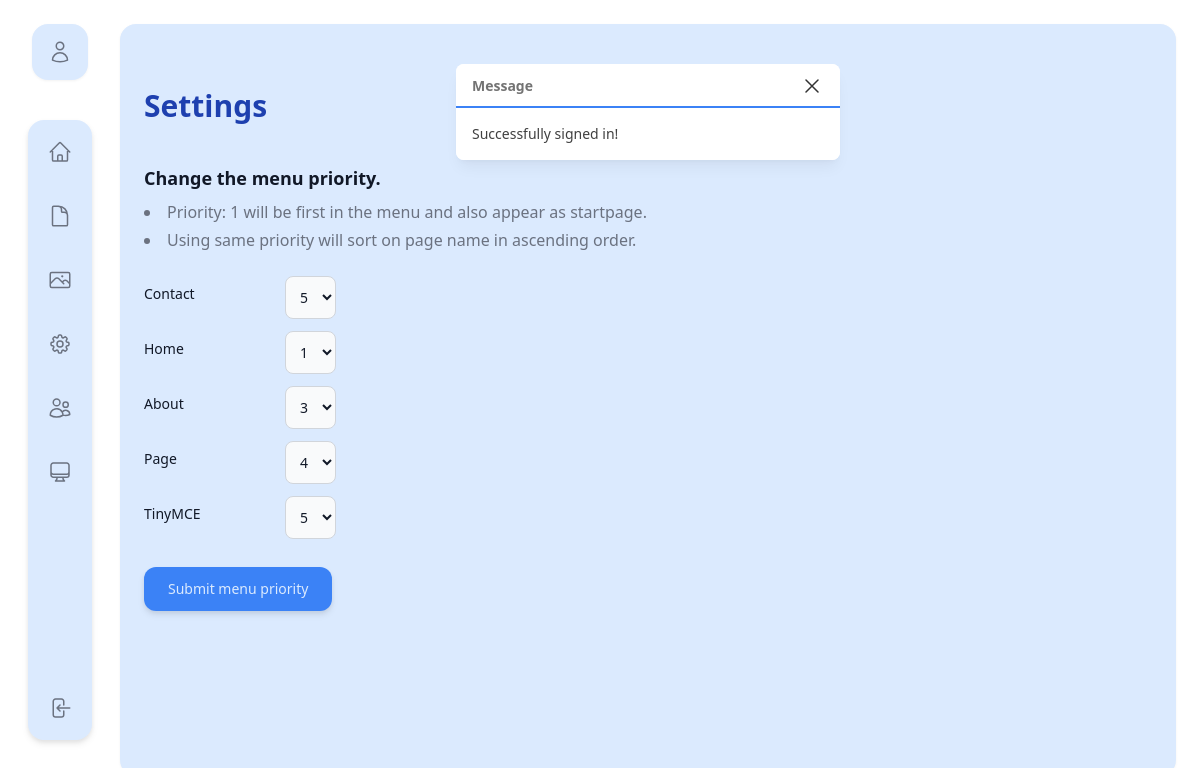
Page /cms-admin/settings.php (signed in) on the committed database.
### tables this page shows
CREATE TABLE `page` (
  `page_id` int(10) UNSIGNED NOT NULL,
  `page_name` varchar(45) NOT NULL,
  `created_at` timestamp NULL DEFAULT current_timestamp(),
  `updated_at` timestamp NULL DEFAULT NULL,
  `published` tinyint(1) NOT NULL,
  `content` text NOT NULL,
  `user_id` int(10) UNSIGNED NOT NULL,
  `menu_priority` int(11) DEFAULT NULL,
  `tiny_mce` int(11) DEFAULT NULL
);

### public/cms-includes/models/Database.php (called while the page is built, shortened)
<?php
class Database {
protected function __construct() {
    $dsn = "mysql:host=". DB_HOST .";dbname=". DB_NAME;
    try {
        $this->db = new PDO($dsn, DB_USER, DB_PASSWORD);
    } catch (PDOException $e) {
        print_r($e);
    }
}
}
?>

### public/cms-includes/models/Page.php (called while the page is built, shortened)
<?php
class Page extends Database
{
    public function selectAllPublished()
    {
        $sql = "SELECT * FROM page WHERE published = 1";
        $stmt = $this->db->prepare($sql);
        $stmt->execute();
        return $stmt->fetchAll(PDO::FETCH_ASSOC);
    }
}
?>

### public/cms-admin/settings.php (the view, shortened to what this page needs)
<?php
include_once ROOT . '/cms-includes/models/Database.php';
include_once ROOT . '/cms-includes/models/Page.php';
$page = new Page();
$all_pages = $page->selectAllPublished();
$title = "Settings";
?>
<!DOCTYPE html>
<html lang="sv">
<head>
    <link rel="stylesheet" href="/cms-content/styles/style.css">
</head>
<body class="w-screen flex">
    <?php include ROOT . '/cms-includes/partials/header.php'; ?>
    <main class="bg-blue-100 flex w-full m-6 flex-col space-y-10 p-6 rounded-2xl drop-shadow-sm p">
    <?php include ROOT . '/cms-includes/partials/session_msg.php'; ?>
    <h1 class="text-3xl font-semibold text-blue-800"><?= $title ?></h1>
    <div>
    <h2 class="mb-2 text-lg font-semibold text-gray-900 dark:text-white">Change the menu priority.</h2>
    <ul class="max-w-lg mb-6 space-y-1 text-gray-500 list-disc list-inside dark:text-gray-400">
        <li>Priority: 1 will be first in the menu and also appear as <span class="font-medium">startpage.</span></li>
        <li>Using same priority will sort on page name in ascending order.</li>
    </ul>
    <?php
    function menu_form($all_pages)
    {
        echo "<form action='' method='post'>";
        foreach ($all_pages as $page) {
            $page_name = $page['page_name'];
            echo "<div class='flex items-center mb-3 w-48'><label for='$page_name' class='block mb-2 text-sm font-medium text-gray-900 dark:text-white'>" . $page['page_name'] . "</label>",
                 "<select id='test' name='$page_name' class='bg-gray-50 border border-gray-300 text-gray-900 text-sm rounded-lg focus:ring-blue-500 focus:border-blue-500 block ml-auto max-w-lg p-2.5 dark:bg-gray-700 dark:border-gray-600 dark:placeholder-gray-400 dark:text-white dark:focus:ring-blue-500 dark:focus:border-blue-500'>";
                    for ($i=1; $i <= count($all_pages); $i++) {
                        if($page['menu_priority'] == $i) {
                            echo "<option value='$i' selected>" . $i . "</option>";
                        } else {
                            echo "<option value='$i'>" . $i . "</option>";
                        }
                    }
            echo "</select></div>";
        }
        echo "<input type='submit' value='Submit menu priority' class='py-3 px-6 ml-auto mt-4 w-max text-sm bg-blue-500 rounded-xl text-blue-100 drop-shadow-md cursor-pointer hover:bg-blue-600'>
            </form>";
    }
    menu_form($all_pages);
    ?>
    </div>
    </main>
</body>
</html>

### public/cms-content/styles/style.css (style rules this page uses)
html { line-height: 1.5; -webkit-text-size-adjust: 100%; -moz-tab-size: 4; -o-tab-size: 4; tab-size: 4; font-family: ui-sans-serif, system-ui, -apple-system, BlinkMacSystemFont, "Segoe UI", Roboto, "Helvetica Neue", Arial, "Noto Sans", sans-serif, "Apple Color Emoji", "Segoe UI Emoji", "Segoe UI Symbol", "Noto Color Emoji"; font-feature-settings: normal; }
body { margin: 0; line-height: inherit; }
h1, h2, h3, h4, h5, h6 { font-size: inherit; font-weight: inherit; }
button, input, optgroup, select, textarea { font-family: inherit; font-size: 100%; font-weight: inherit; line-height: inherit; color: inherit; margin: 0; padding: 0; }
button, select { text-transform: none; }
button, [type='button'], [type='reset'], [type='submit'] { -webkit-appearance: button; background-color: transparent; background-image: none; }
blockquote, dl, dd, h1, h2, h3, h4, h5, h6, hr, figure, p, pre { margin: 0; }
ol, ul, menu { list-style: none; margin: 0; padding: 0; }
input::placeholder, textarea::placeholder { opacity: 1; color: #9ca3af; }
.m-6 { margin: 1.5rem; }
.mt-4 { margin-top: 1rem; }
.ml-auto { margin-left: auto; }
.mb-3 { margin-bottom: 0.75rem; }
.mb-6 { margin-bottom: 1.5rem; }
.mb-2 { margin-bottom: 0.5rem; }
.block { display: block; }
.flex { display: flex; }
.w-full { width: 100%; }
.w-screen { width: 100vw; }
.w-max { width: -moz-max-content; width: max-content; }
.w-48 { width: 12rem; }
.max-w-lg { max-width: 32rem; }
.cursor-pointer { cursor: pointer; }
.list-inside { list-style-position: inside; }
.list-disc { list-style-type: disc; }
.flex-col { flex-direction: column; }
.items-center { align-items: center; }
.space-y-10 > :not([hidden]) ~ :not([hidden]) { --tw-space-y-reverse: 0; margin-top: calc(2.5rem * calc(1 - var(--tw-space-y-reverse))); margin-bottom: calc(2.5rem * var(--tw-space-y-reverse)); }
.space-y-1 > :not([hidden]) ~ :not([hidden]) { --tw-space-y-reverse: 0; margin-top: calc(0.25rem * calc(1 - var(--tw-space-y-reverse))); margin-bottom: calc(0.25rem * var(--tw-space-y-reverse)); }
.rounded-lg { border-radius: 0.5rem; }
.rounded-2xl { border-radius: 1rem; }
.rounded-xl { border-radius: 0.75rem; }
.border { border-width: 1px; }
.border-gray-300 { --tw-border-opacity: 1; border-color: rgb(209 213 219 / var(--tw-border-opacity)); }
.bg-blue-100 { --tw-bg-opacity: 1; background-color: rgb(219 234 254 / var(--tw-bg-opacity)); }
.bg-blue-500 { --tw-bg-opacity: 1; background-color: rgb(59 130 246 / var(--tw-bg-opacity)); }
.bg-gray-50 { --tw-bg-opacity: 1; background-color: rgb(249 250 251 / var(--tw-bg-opacity)); }
.p-6 { padding: 1.5rem; }
.p-2\.5 { padding: 0.625rem; }
.px-6 { padding-left: 1.5rem; padding-right: 1.5rem; }
.py-3 { padding-top: 0.75rem; padding-bottom: 0.75rem; }
.text-lg { font-size: 1.125rem; line-height: 1.75rem; }
.text-3xl { font-size: 1.875rem; line-height: 2.25rem; }
.text-sm { font-size: 0.875rem; line-height: 1.25rem; }
.font-semibold { font-weight: 600; }
.font-medium { font-weight: 500; }
.text-gray-500 { --tw-text-opacity: 1; color: rgb(107 114 128 / var(--tw-text-opacity)); }
.text-blue-100 { --tw-text-opacity: 1; color: rgb(219 234 254 / var(--tw-text-opacity)); }
.text-blue-800 { --tw-text-opacity: 1; color: rgb(30 64 175 / var(--tw-text-opacity)); }
.text-gray-900 { --tw-text-opacity: 1; color: rgb(17 24 39 / var(--tw-text-opacity)); }
.drop-shadow-sm { --tw-drop-shadow: drop-shadow(0 1px 1px rgb(0 0 0 / 0.05)); filter: var(--tw-blur) var(--tw-brightness) var(--tw-contrast) var(--tw-grayscale) var(--tw-hue-rotate) var(--tw-invert) var(--tw-saturate) var(--tw-sepia) var(--tw-drop-shadow); }
.drop-shadow-md { --tw-drop-shadow: drop-shadow(0 4px 3px rgb(0 0 0 / 0.07)) drop-shadow(0 2px 2px rgb(0 0 0 / 0.06)); filter: var(--tw-blur) var(--tw-brightness) var(--tw-contrast) var(--tw-grayscale) var(--tw-hue-rotate) var(--tw-invert) var(--tw-saturate) var(--tw-sepia) var(--tw-drop-shadow); }

### rows in the picture
page: page_name "Contact", menu_priority+page_name "5"
page: page_name "Home", menu_priority+page_name "1"
page: page_name "About", menu_priority+page_name "3"
page: page_name "Page", Page "4"
page: page_name "TinyMCE", menu_priority+page_name "5"

### other values in the picture
$_SESSION['message'] "Successfully signed in!"
$title "Settings"
